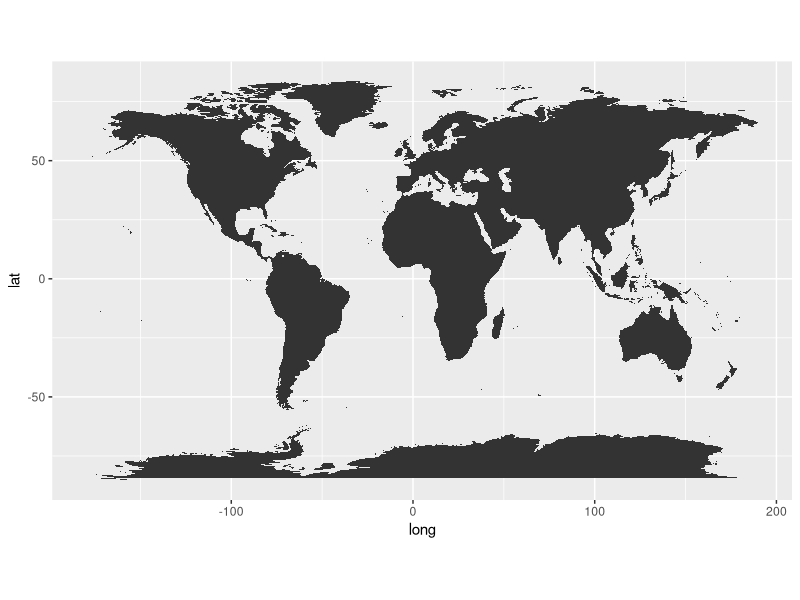

The R script that drew this image: (Note: this script raises an error after producing the figure.)
## ---- chunk 1
library(tidyverse)
library(ggplot2)
library(stringr)
library(maps)
## ---- chunk 2
hapindex <- read.csv("dataset2019.csv")

hapindex <- hapindex %>% 
  select(region = indicator,
         "hapscore" = `world.happiness.report.score`,
         "countrycode" = `ISO.Country.code`) %>% 
  slice(-(1:4))

glimpse(hapindex)
## ---- chunk 3
world <- map_data("world")
glimpse(world)
## ---- chunk 4
difference <- setdiff(world$region, hapindex$region)
hapindex <- hapindex %>% 
  mutate(region = recode(str_trim(region),
                         "United States" = "USA",
                         "United Kingdom" = "UK",
                         "Korea (Rep.)" = "South Korea",
                         "Congo (Dem. Rep.)" = "Democratic Republic of the Congo",
                         "Congo (Rep.)" = "Republic of Congo",
                         "Korea (Dem. Peopleâ€™s Rep.)" = "North Korea"))

hapindex$hapscore <- as.numeric(hapindex$hapscore)
## ---- chunk 5
worldmap <- ggplot() +
  geom_polygon(data=world, aes(x=long,
                               y=lat,
                               group=group)) +
  coord_fixed(1.3)

worldmap
## ---- chunk 6
worldjoin <- inner_join(world, hapindex, by = "region")
worldjoin$hapscore <- as.numeric(worldjoin$hapscore)
glimpse(worldjoin)
## ---- chunk 7
cleanup <- theme(
  axis.text = element_blank(),
  axis.line = element_blank(),
  axis.ticks = element_blank(),
  panel.border = element_blank(),
  panel.grid = element_blank(),
  axis.title = element_blank(),
  panel.background = element_rect(fill = "white"),
  plot.title = element_text(hjust = 0.5)
)
worldHappiness <- worldjoin %>% 
  ggplot(mapping = aes(
    x=long,
    y=lat,
    group=group)) +
  scale_fill_distiller(palette = "RdYlBu", direction = -1) +
  coord_fixed(1.3) +
  geom_polygon(aes(fill=hapscore)) +
  ggtitle("World Happiness Report Scores 2017") +
  cleanup
## ---- chunk 8
packages = c('sf', 'tmap', 'tidyverse', 'plotly','viridis','hrbrthemes', 'ggthemes')
for (p in packages){
  if(!require(p, character.only = T)){
    install.packages(p)
  }
  library(p,character.only = T)
}
## ---- chunk 9
install.packages(c("ggplot2", "maps"))
library(ggplot2)
library(maps)


data <- data.frame(
  country = c("Afghanistan", "Albania", "Algeria", "Argentina", "Armenia", "Australia", "Austria", "Azerbaijan", "Bahrain", "Bangladesh", "Belarus", "Belgium", "Benin", "Bhutan", "Bolivia", "Bosnia and Herzegovina", "Botswana", "Brazil", "Bulgaria", "Burkina Faso", "Burundi", "Cambodia", "Cameroon", "Canada", "Chad", "Chile", "China", "Colombia", "Comoros", "Congo (Brazzaville)", "Congo (Kinshasa)", "Costa Rica", "Croatia", "Cyprus", "Czech Republic", "Denmark", "Dominican Republic", "Ecuador", "Egypt", "El Salvador", "Estonia", "Ethiopia", "Finland", "France", "Gabon", "Georgia", "Germany", "Ghana", "Greece", "Guatemala", "Guinea", "Haiti", "Honduras", "Hong Kong", "Hungary", "Iceland", "India", "Indonesia", "Iran", "Iraq", "Ireland", "Israel", "Italy", "Ivory Coast", "Jamaica", "Japan", "Jordan", "Kazakhstan", "Kenya", "Kosovo", "Kuwait", "Kyrgyzstan", "Latvia", "Lebanon", "Liberia", "Libya", "Lithuania", "Luxembourg", "Madagascar", "Malawi", "Malaysia", "Mali", "Malta", "Mauritania", "Mauritius", "Mexico", "Moldova", "Mongolia", "Montenegro", "Morocco", "Myanmar", "Nepal", "Netherlands", "New Zealand", "Nicaragua", "Niger", "Nigeria", "Norway", "Pakistan", "Palestinian Territories", "Panama", "Paraguay", "Peru", "Philippines", "Poland", "Portugal", "Qatar", "Romania", "Russia", "Rwanda", "Saudi Arabia", "Senegal", "Serbia", "Sierra Leone", "Singapore", "Slovakia", "Slovenia", "South Africa", "South Korea", "Spain", "Sri Lanka", "Sweden", "Switzerland", "Syria", "Taiwan", "Tajikistan", "Tanzania", "Thailand", "Togo", "Trinidad & Tobago", "Tunisia", "Turkey", "Turkmenistan", "Uganda", "Ukraine", "United Arab Emirates", "United Kingdom", "United States", "Uruguay", "Uzbekistan", "Venezuela", "Vietnam", "Yemen", "Zambia", "Zimbabwe"),
  happiness_score = c(3.203,
4.719,
5.211,
6.086,
4.559,
7.228,
7.246,
5.208,
6.199,
4.456,
5.323,
6.923,
4.883,
5.082,
5.779,
5.386,
3.488,
6.3,
5.011,
4.587,
3.775,
4.7,
5.044,
7.278,
4.35,
6.444,
5.191,
6.125,
4.812,
4.418,
7.167,
5.432,
6.046,
6.852,
7.6,
5.425,
6.028,
4.166,
6.253,
5.893,
4.286,
7.769,
6.592,
4.799,
4.519,
6.985,
4.996,
5.287,
6.436,
4.534,
3.597,
5.86,
5.43,
5.758,
7.494,
4.015,
5.192,
4.548,
4.437,
7.021,
7.139,
6.223,
4.944,
5.89,
5.886,
4.906,
5.809,
4.509,
6.1,
6.021,
5.261,
5.94,
5.197,
3.975,
5.525,
6.149,
7.09,
3.933,
3.41,
5.339,
4.39,
6.726,
4.49,
5.888,
6.595,
5.529,
5.285,
5.523,
5.208,
4.36,
4.913,
7.488,
7.307,
6.105,
4.628,
5.265,
7.554,
5.653,
4.696,
6.321,
5.743,
5.697,
5.631,
6.182,
5.693,
6.374,
6.07,
5.648,
3.334,
6.375,
4.681,
5.603,
4.374,
6.262,
6.198,
6.118,
4.722,
5.895,
6.354,
4.366,
7.343,
7.48,
3.462,
6.446,
5.467,
3.231,
6.008,
4.085,
6.192,
4.461,
5.373,
5.247,
4.189,
4.332,
6.825,
7.054,
6.892,
6.293,
6.174,
4.707,
5.175,
3.38,
4.107,
3.663,
)
)

# Download world map data
world_map <- map_data("world")

# Merge happiness data with map data
merged_data <- merge(world_map, data, by = "region", all.x = TRUE)

# Plot the map
ggplot(merged_data, aes(x = long, y = lat, group = group, fill = happiness_score)) +
  geom_polygon(color = "white", size = 0.5) +
  scale_fill_viridis_c(name = "Happiness Score", na.value = "grey90", option = "plasma") +
  theme_minimal() +
  labs(title = "World Happiness Score Map")

